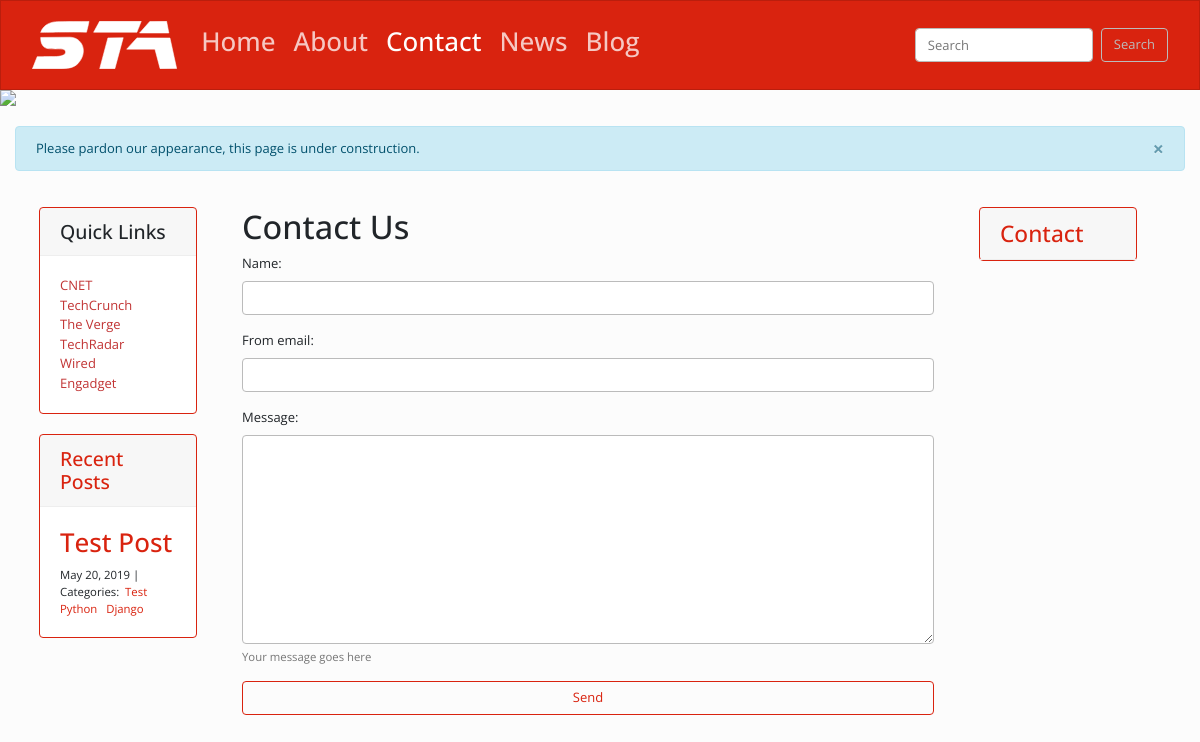
The app's page /contact/, older data.
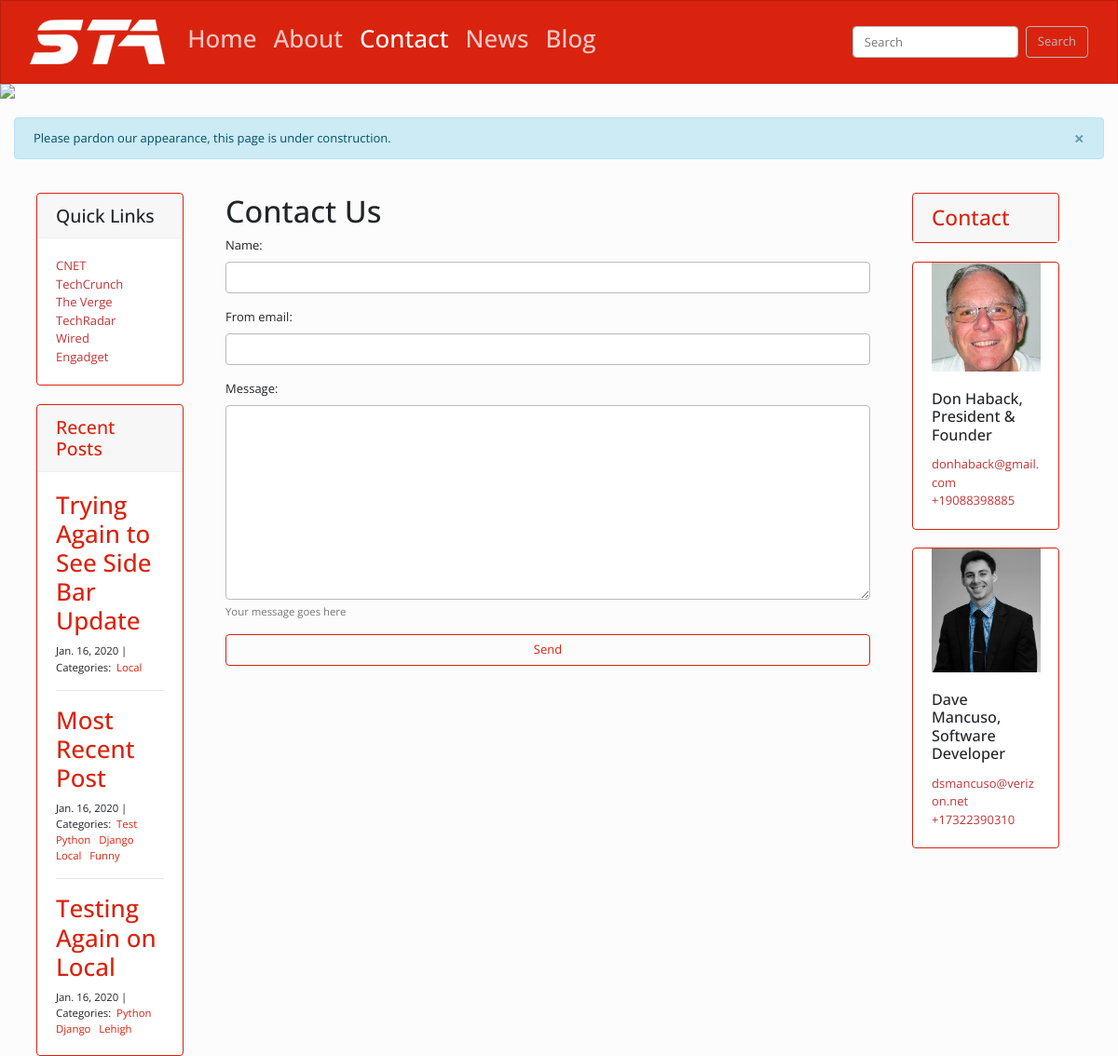
The same page, newer data.
### blog/models.py (models this page shows, shortened)
class Post(models.Model):
    title = models.CharField(max_length=255)
    body = models.TextField()
    created_on = models.DateTimeField(auto_now_add=True)
    last_modified = models.DateTimeField(auto_now=True)
    categories = models.ManyToManyField('Category', related_name='posts')

class Category(models.Model):
    name = models.CharField(max_length=30)

### about/models.py (models this page shows, shortened)
class Biography(models.Model):
    name = models.CharField(max_length=100)
    title = models.CharField(max_length=100)
    image = models.ImageField(upload_to='images/')
    bio = models.TextField()
    email = models.EmailField()
    phone = PhoneNumberField()
    order = models.IntegerField()
    class Meta:
        ordering = ['order']
        verbose_name_plural = 'Biographies'

### contact/views.py (the view, shortened to what this page needs)
# urls.py: path('', views.contact_index, name='contact_index'),
def contact_index(request):
    if request.method == 'GET':
        form = ContactForm()
    messages.info(request, 'Please pardon our appearance, this page is under construction.')
    recent_posts = Post.objects.all().order_by('-created_on')[:3]
    bios = Biography.objects.all()
    return render(request, "contact_index.html", {'form': form, 'recent_posts': recent_posts, 'bios': bios,})

### contact/forms.py
class ContactForm(forms.Form):
    name = forms.CharField(required=True, max_length=40)
    from_email = forms.EmailField(required=True, max_length=200)
    message = forms.CharField(required=True, max_length=2000, widget=forms.Textarea, help_text='Your message goes here')

### contact/templates/contact_index.html (shortened to what this page needs)
{% extends "base.html" %}
{% load widget_tweaks %}
{% block page_content %}
<div class="container">
    <h1>Contact Us</h1>
    <form method="post" novalidate>
        {% for field in form.visible_fields %}
            <div class="form-group">
            {{ field.label_tag }}
            {% if form.is_bound %}
                {% if field.errors %}
                {% render_field field class="form-control is-invalid" %}
                {% for error in field.errors %}
                    <div class="invalid-feedback">
                    {{ error }}
                    </div>
                {% endfor %}
                {% else %}
                {% render_field field class="form-control is-valid" %}
                {% endif %}
            {% else %}
                {% render_field field class="form-control" %}
            {% endif %}
            {% if field.help_text %}
                <small class="form-text text-muted">{{ field.help_text }}</small>
            {% endif %}
            </div>
        {% endfor %}
        <div class="form-actions">
        <button class="btn btn-outline-primary btn-block" type="submit">Send</button>
        </div>
    </form>
</div>
{% endblock %}

### sta_website/templates/base.html (shortened to what the changed rows need)
{% load static %}
<head>
  <link rel="stylesheet" href="https://bootswatch.com/4/simplex/bootstrap.min.css">
  <link rel="stylesheet" href="https://use.fontawesome.com/releases/v5.8.2/css/all.css">
</head>
<body>
<header>
<nav class="navbar navbar-expand-lg navbar-dark bg-primary">
  <div class="container-fluid">
    <div class="collapse navbar-collapse" id="navbarColor01">
      <ul class="navbar-nav mr-auto">
        <li class="nav-item">
          <a class="nav-link" style="padding-right: 10px" href="{% url 'home_index' %}"> <h2> Home </h2> </a>
        </li>
        <li class="nav-item">
          <a class="nav-link" style="padding-right: 10px" href="{% url 'about_index' %}"> <h2> About </h2> </a>
        </li>
        <li class="nav-item">
          <a class="nav-link" style="padding-right: 10px" href="{% url 'contact_index' %}"> <h2> Contact </h2> </a>
        </li>
        <li class="nav-item">
          <a class="nav-link" style="padding-right: 10px" href="{% url 'news_index' %}"> <h2> News </h2></a>
        </li>
        <li class="nav-item">
          <a class="nav-link" style="padding-right: 10px" href="{% url 'blog_index' %}"> <h2> Blog </h2></a>
        </li>
      </ul>
    </div>
  </div>
</nav>
</header>
<br>
<div class="container-fluid">
  {% include 'messages.html' %}
</div>
<div class="container-fluid">
  <div class="pl-4 pr-5 row">
    <div class="col-md-2">
      <div class="sticky-top">
        <br>
        <br>
        <div class="card border-primary md-2 d-none d-lg-block">
          <div class="card-body">
            {% for recent_post in recent_posts %}
              <h2><a href="{% url 'blog_detail' recent_post.pk%}">{{ recent_post.title }}</a></h2>
              <small>
                  {{ recent_post.created_on.date }} |&nbsp;
                  Categories:&nbsp;
                  {% for category in recent_post.categories.all %}
                  <a href="{% url 'blog_category' category.name %}">
                      {{ category.name }}
                  </a>&nbsp;
                  {% endfor %}
              </small>
              {% if not forloop.last %}
                <hr>
              {% endif %}
            {% endfor %}
          </div>
        </div>
      </div>
    </div>
    <div class="col-md-8">
      <br>
      {% block page_content %} {% endblock%}
    </div>
    <div class="col-md-2">
      <div class="sticky-top">
        <br>
        <br>
        {% for bio in bios %}
          <div class="card border-primary md-2 d-none d-lg-block">
            <img class="mx-auto" style="width: 75%; display: block;" src="{{ bio.image.url }}">
            <div class="card-body">
              <h5 class="card-title">{{bio.name}}, {{bio.title}}</h5>
              <p class="card-text">
                <a href="mailto:{{bio.email}}" class="mail"><font color=#c13434>{{bio.email}}</font></a> <br>
                <a href="tel:{{bio.phone}}" class="tel"><font color=#c13434>{{bio.phone}}</font></a>
              </p>
            </div>
          </div>
          {% if not forloop.last %}
            <br>
          {% endif %}
        {% endfor %}
        <br>
      </div>
    </div>
  </div>
</div>
</body>

Row changes from the older to the newer data that the page shows:
no longer on this page (row unchanged): Post: title "Test Post", created_on "May 20, 2019", Category (name "Test"), Category (name "Python"), Category (name "Django")
added Post: title "Trying Again to See Side Bar Update", created_on "Jan. 16, 2020"
added Category: name "Local"
added Post: title "Most Recent Post", created_on "Jan. 16, 2020", Category (name "Test"), Category (name "Python"), Category (name "Django")
added Category: name "Funny", shown under "Most Recent Post"
added Post: title "Testing Again on Local", created_on "Jan. 16, 2020", Category (name "Python"), Category (name "Django")
added Category: name "Lehigh", shown under "Testing Again on Local"
added Biography: image (picture), name "Don Haback", title "President & Founder", email "donhaback@gmail.com", phone "+19088398885"
added Biography: image (picture), name "Dave Mancuso", title "Software Developer", email "dsmancuso@verizon.net", phone "+17322390310"
